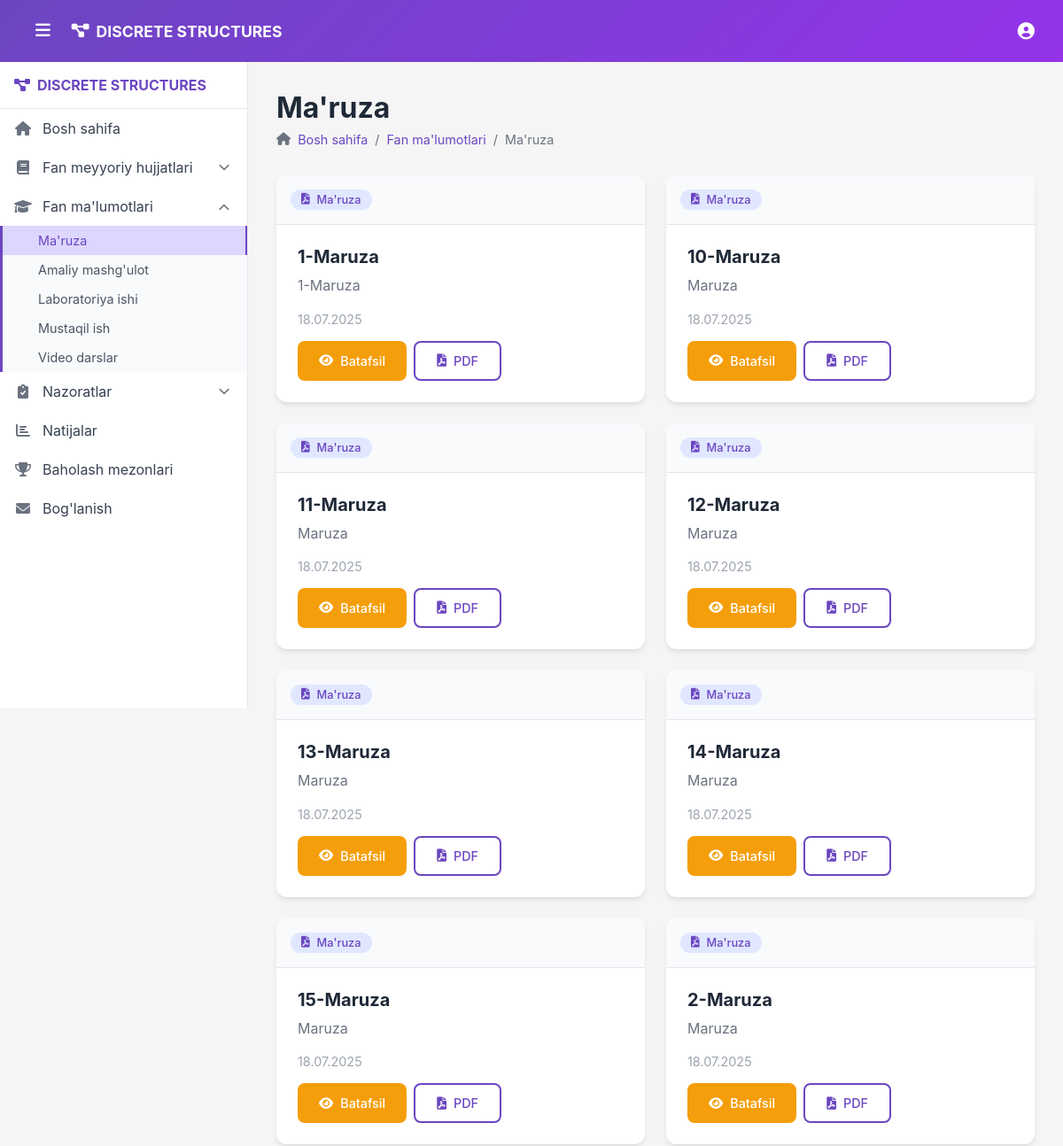
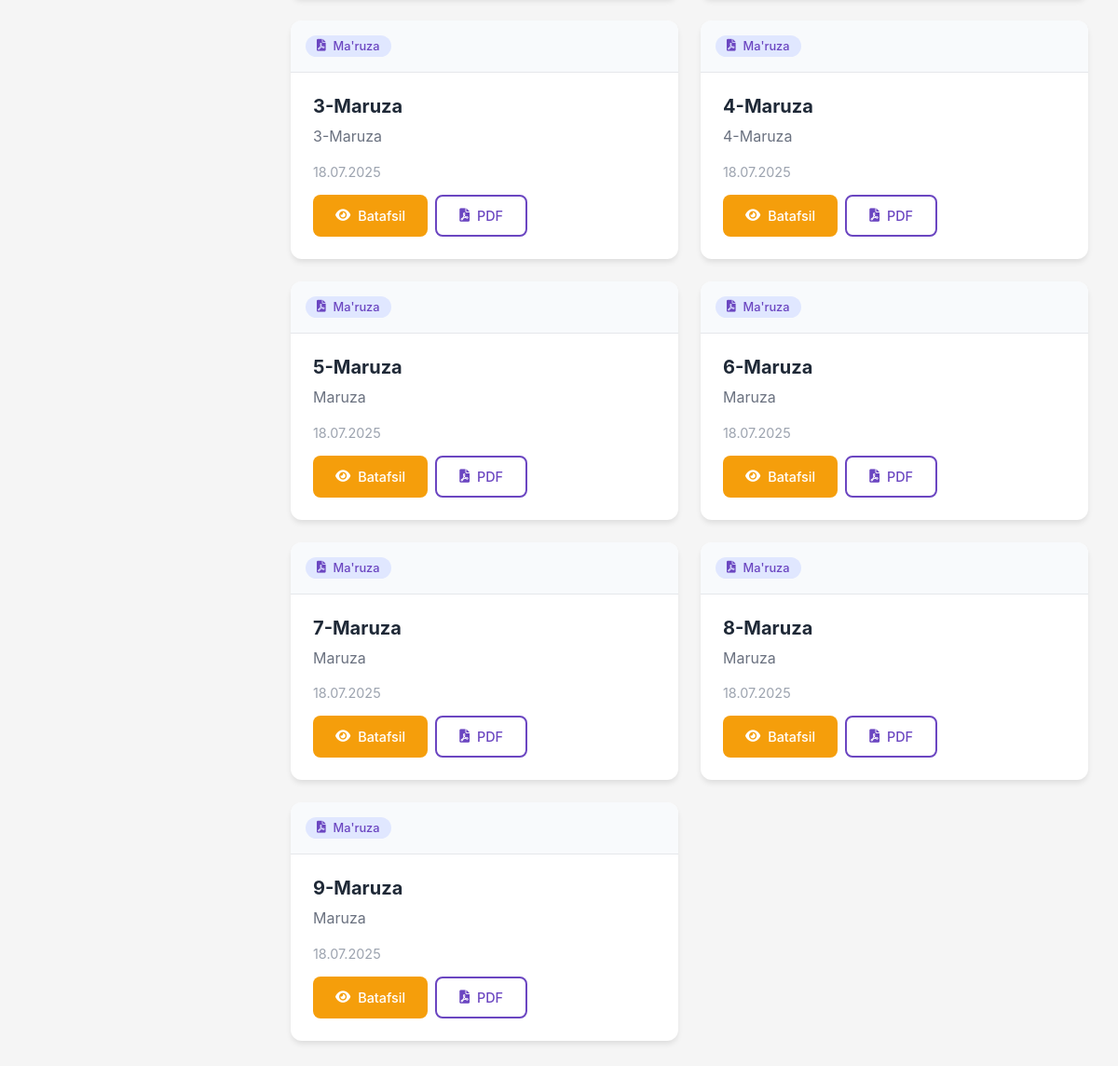
The page /course-materials/lecture/ on the database its author committed (2 pictures, top to bottom).
### app/models.py (models this page shows, shortened)
class CourseMaterial(models.Model):
    MATERIAL_TYPES = [
        ('lecture', 'Ma\'ruza'),
        ('practical', 'Amaliy mashg\'ulot'),
        ('laboratory', 'Laboratoriya ishi'),
        ('independent', 'Mustaqil ish'),
        ('video', 'Video darslar'),
    ]
    title = models.CharField(max_length=200)
    material_type = models.CharField(max_length=20, choices=MATERIAL_TYPES)
    subject = models.ForeignKey(Subject, on_delete=models.CASCADE)
    description = models.TextField()
    pdf_file = models.FileField(upload_to='course_materials/pdfs/', blank=True, null=True)
    video_file = models.FileField(upload_to='course_materials/videos/', blank=True, null=True)
    video_url = models.URLField(blank=True, null=True, help_text="YouTube yoki boshqa video URL")
    duration_minutes = models.IntegerField(default=0, help_text="Dars davomiyligi (daqiqa)")
    credits = models.IntegerField(default=0)
    order = models.IntegerField(default=0)
    is_active = models.BooleanField(default=True)
    created_at = models.DateTimeField(auto_now_add=True)
    class Meta:
        verbose_name = "Fan ma'lumoti"
        verbose_name_plural = "Fan ma'lumotlari"
        ordering = ['material_type', 'order', 'title']
    def get_file_url(self):
        if self.material_type == 'video':
            return self.video_file.url if self.video_file else self.video_url
        return self.pdf_file.url if self.pdf_file else None

### app/views.py (the view, shortened to what this page needs)
# urls.py: path('course-materials/', views.course_materials, name='course_materials'),
def course_materials(request, material_type=None):
    subject = Subject.objects.first()
    materials = CourseMaterial.objects.filter(subject=subject, is_active=True)
    if material_type:
        materials = materials.filter(material_type=material_type)
    context = {
        'materials': materials,
        'material_type': material_type,
        'material_type_display': dict(CourseMaterial.MATERIAL_TYPES).get(material_type, ''),
        'subject': subject,
    }
    return render(request, 'course_materials.html', context)

### templates/course_materials.html (shortened to what this page needs)
{% extends 'base.html' %}
{% block content %}
<div class="page-header">
    <h1>{{ material_type_display }}</h1>
    <nav class="breadcrumb">
        <i class="fas fa-home"></i>
        <a href="{% url 'home' %}">Bosh sahifa</a>
        <span>/</span>
        <a href="{% url 'course_materials' %}">Fan ma'lumotlari</a>
        <span>/</span>
        <span>{{ material_type_display }}</span>
    </nav>
</div>
<div class="materials-grid">
    {% for material in materials %}
    <div class="material-card">
        <div class="material-header">
            <div class="material-type-badge">
                {% if material.material_type == 'video' %}
                    <i class="fas fa-play-circle"></i>
                {% else %}
                    <i class="fas fa-file-pdf"></i>
                {% endif %}
                {{ material.get_material_type_display }}
            </div>
        </div>
        <div class="material-content">
            <h3>{{ material.title }}</h3>
            <p>{{ material.description|truncatewords:15 }}</p>
            <div class="material-meta">
                <span class="date">{{ material.created_at|date:"d.m.Y" }}</span>
            </div>
            <div class="material-actions">
                <a href="{% url 'material_detail' material.id %}" class="btn btn-primary">
                    <i class="fas fa-eye"></i>
                    Batafsil
                </a>
                {% if material.get_file_url %}
                    <a href="{{ material.get_file_url }}" target="_blank" class="btn btn-outline">
                        {% if material.material_type == 'video' %}
                            <i class="fas fa-play"></i>
                            Ko'rish
                        {% else %}
                            <i class="fas fa-file-pdf"></i>
                            PDF
                        {% endif %}
                    </a>
                {% endif %}
            </div>
        </div>
    </div>
    {% empty %}
    <div class="no-materials">
        <p>Bu bo'limda hozircha materiallar mavjud emas.</p>
    </div>
    {% endfor %}
</div>
{% endblock %}

### static/css/style.css (style rules this page uses)
* { margin: 0; padding: 0; box-sizing: border-box; }
body { font-family: -apple-system, BlinkMacSystemFont, "Segoe UI", Roboto, sans-serif; background-color: #f5f5f5; color: #333; }
.page-header { margin-bottom: 2rem; }
.page-header h1 { font-size: 2rem; color: #1f2937; margin-bottom: 0.5rem; }
.breadcrumb { display: flex; align-items: center; gap: 0.5rem; color: #6b7280; font-size: 0.9rem; }
.breadcrumb a { color: #6b46c1; text-decoration: none; }
.materials-grid { display: grid; grid-template-columns: repeat(auto-fit, minmax(350px, 1fr)); gap: 1.5rem; }
.material-card { background: white; border-radius: 12px; overflow: hidden; box-shadow: 0 4px 6px -1px rgba(0, 0, 0, 0.1); transition: transform 0.2s, box-shadow 0.2s; }
.material-header { display: flex; justify-content: space-between; align-items: center; padding: 1rem; background-color: #f8fafc; border-bottom: 1px solid #e5e7eb; }
.material-type-badge { display: flex; align-items: center; gap: 0.5rem; background-color: #e0e7ff; color: #6b46c1; padding: 0.25rem 0.75rem; border-radius: 20px; font-size: 0.8rem; font-weight: 500; }
.material-content { padding: 1.5rem; }
.material-content h3 { font-size: 1.25rem; color: #1f2937; margin-bottom: 0.5rem; }
.material-content p { color: #6b7280; line-height: 1.6; margin-bottom: 1rem; }
.material-meta { display: flex; justify-content: space-between; align-items: center; margin-bottom: 1rem; font-size: 0.9rem; }
.date { color: #9ca3af; }
.material-actions { display: flex; gap: 0.5rem; }
.btn { display: inline-flex; align-items: center; gap: 0.5rem; padding: 0.75rem 1.5rem; border-radius: 8px; text-decoration: none; font-weight: 500; text-align: center; cursor: pointer; border: none; transition: all 0.2s; font-size: 0.9rem; }
.btn-primary { background-color: #f59e0b; color: white; }
.btn-outline { background-color: transparent; color: #6b46c1; border: 2px solid #6b46c1; }

### rows shown on the page
CourseMaterial: material_type "Ma'ruza", title "1-Maruza", description "1-Maruza", created_at "18.07.2025", shows "PDF"
CourseMaterial: material_type "Ma'ruza", title "10-Maruza", description "Maruza", created_at "18.07.2025", shows "PDF"
CourseMaterial: material_type "Ma'ruza", title "11-Maruza", description "Maruza", created_at "18.07.2025", shows "PDF"
CourseMaterial: material_type "Ma'ruza", title "12-Maruza", description "Maruza", created_at "18.07.2025", shows "PDF"
CourseMaterial: material_type "Ma'ruza", title "13-Maruza", description "Maruza", created_at "18.07.2025", shows "PDF"
CourseMaterial: material_type "Ma'ruza", title "14-Maruza", description "Maruza", created_at "18.07.2025", shows "PDF"
CourseMaterial: material_type "Ma'ruza", title "15-Maruza", description "Maruza", created_at "18.07.2025", shows "PDF"
CourseMaterial: material_type "Ma'ruza", title "2-Maruza", description "Maruza", created_at "18.07.2025", shows "PDF"
CourseMaterial: material_type "Ma'ruza", title "3-Maruza", description "3-Maruza", created_at "18.07.2025", shows "PDF"
CourseMaterial: material_type "Ma'ruza", title "4-Maruza", description "4-Maruza", created_at "18.07.2025", shows "PDF"
CourseMaterial: material_type "Ma'ruza", title "5-Maruza", description "Maruza", created_at "18.07.2025", shows "PDF"
CourseMaterial: material_type "Ma'ruza", title "6-Maruza", description "Maruza", created_at "18.07.2025", shows "PDF"
CourseMaterial: material_type "Ma'ruza", title "7-Maruza", description "Maruza", created_at "18.07.2025", shows "PDF"
CourseMaterial: material_type "Ma'ruza", title "8-Maruza", description "Maruza", created_at "18.07.2025", shows "PDF"
CourseMaterial: material_type "Ma'ruza", title "9-Maruza", description "Maruza", created_at "18.07.2025", shows "PDF"

### other values the page prints
{{ material_type_display }} "Ma'ruza"
